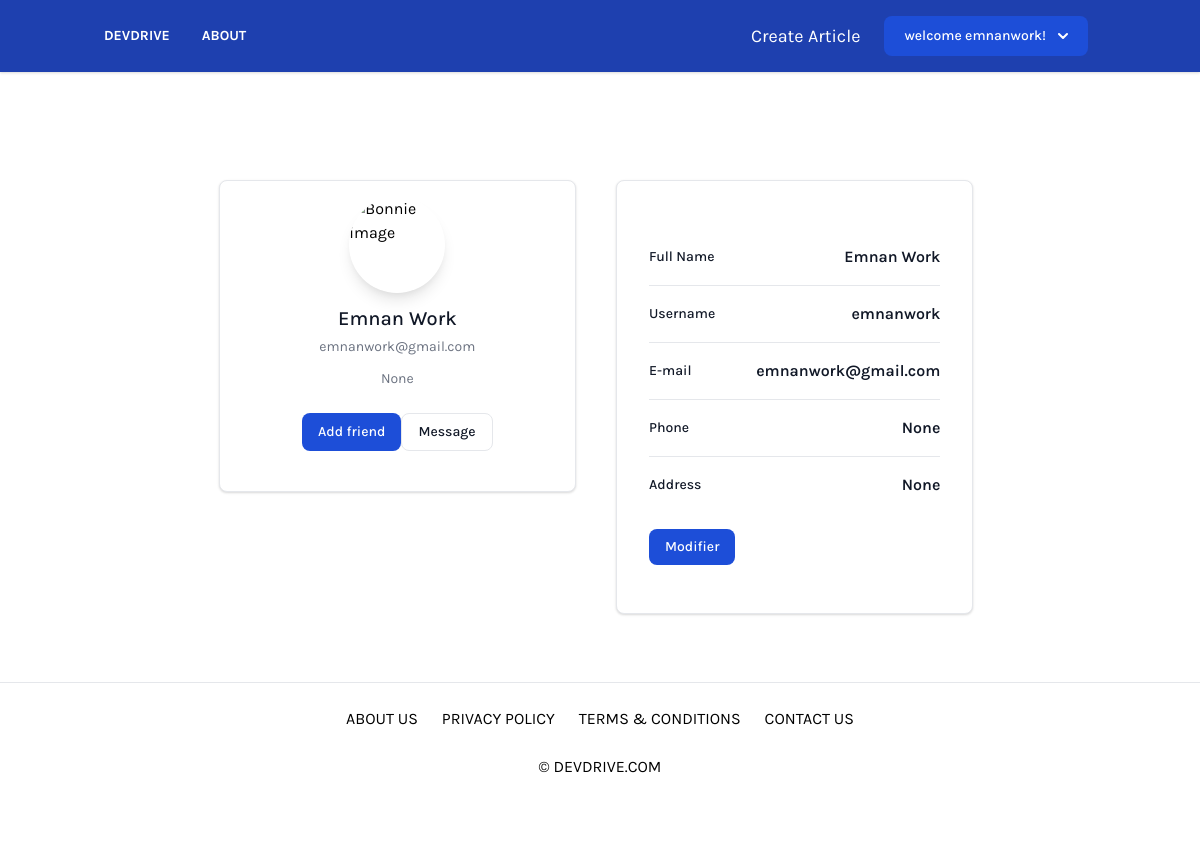
Before: /user/profile (signed in) with the older database file.
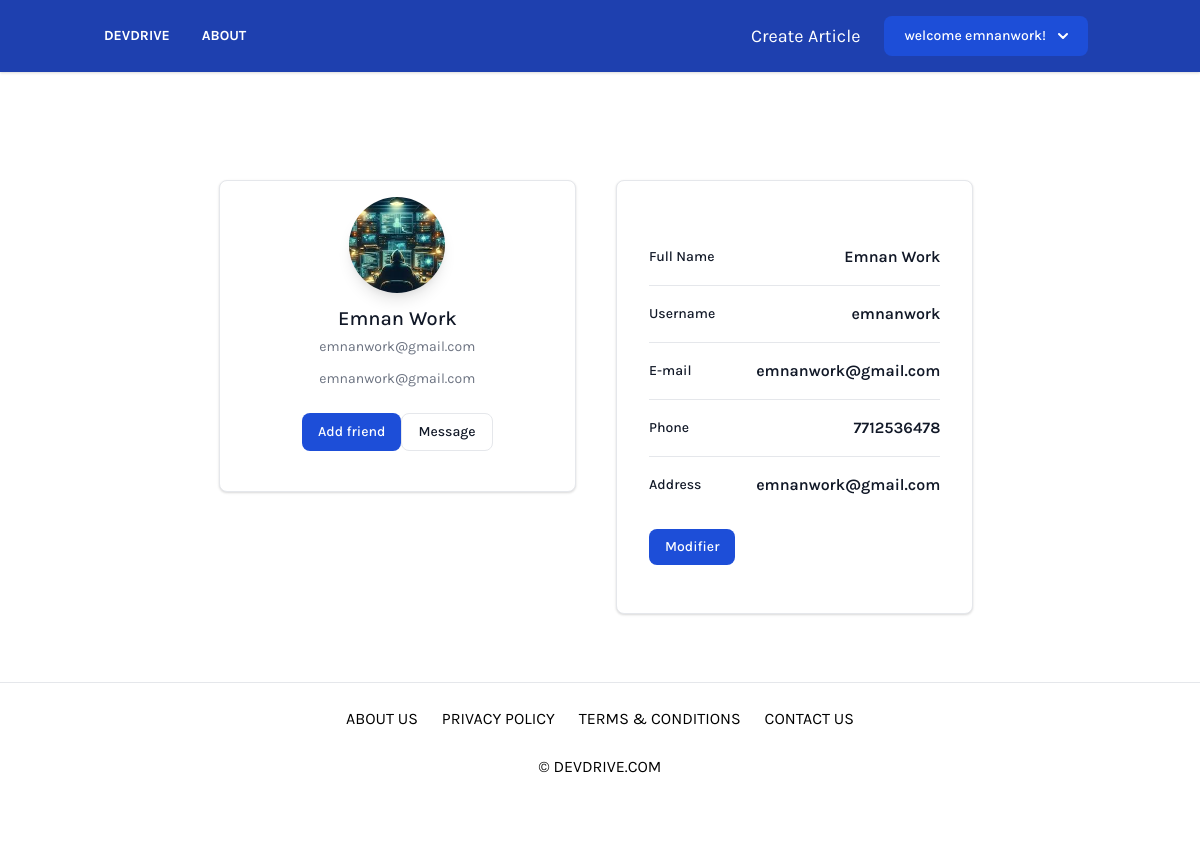
After: the same page with the newer database file.
### core/models.py (models this page shows, shortened)
class CustomUser(AbstractUser):
    email = models.EmailField(unique=True)
    profile_pic = models.ImageField(upload_to="p_img", blank=True, null=True)
    address = models.CharField(max_length=150, blank=True, null=True)
    phone = models.CharField(max_length=12, blank=True, null=True)
    role = models.CharField(max_length=120, blank=True, null=True)
    bio = models.TextField(blank=True, null=True)
    USERNAME_FIELD = "email"
    REQUIRED_FIELDS = ("username",)

### core/views.py (the view)
# urls.py: path("profile", views.profile, name="profile"),
@login_required(login_url="signin")
def profile(request):
    user = request.user
    blogs = Blog.objects.filter(user=user)
    context={"user": user, "blogs": blogs}
    return render(request, "core/profile.html", context)

### core/templates/core/profile.html (shortened to what the changed rows need)
{% extends "base.html" %}
{% block content %}
<div class="mt-5 py-8 mb-5">
    <div class="grid grid-cols-6 gap-4">
        <div class="col-start-2 col-span-4 ...">
            <div class="flex ">
                <div class="flex-1  px-2 py-2 m-2">
                    <div class="w-full max-w-sm bg-white border border-gray-200 rounded-lg shadow dark:bg-gray-800 dark:border-gray-700">
                        <div class="flex flex-col items-center pb-10 py-4">
                            {% if user.profile_pic %}
                            <img class="w-24 h-24 mb-3 rounded-full shadow-lg" src="{{user.profile_pic.url}}" alt="Bonnie image"/>
                            {% else %}
                                <img class="w-24 h-24 mb-3 rounded-full shadow-lg" src="https://bootdey.com/img/Content/avatar/avatar3.png" alt="Bonnie image"/>
                            {% endif %}
                            <h5 class="mb-1 text-xl font-medium text-gray-900 dark:text-white">{{user.first_name}} {{user.last_name}}</h5>
                            <span class="text-sm text-gray-500 dark:text-gray-400">{{user.email}} </span>
                            <div class="flex mt-2 md:mt-3 px-2 mx-2">
                                <span class="text-sm text-gray-500 dark:text-gray-400">{{user.bio |  linebreaks}}</span>
                            </div>
                            <div class="flex mt-4 md:mt-6 px-2 mx-2">
                                <a href="#" class="inline-flex items-center px-4 py-2 text-sm font-medium text-center text-white bg-blue-700 rounded-lg hover:bg-blue-800 focus:ring-4 focus:outline-none focus:ring-blue-300 dark:bg-blue-600 dark:hover:bg-blue-700 dark:focus:ring-blue-800">Add friend</a>
                                <a href="#" class="py-2 px-4 ms-2 text-sm font-medium text-gray-900 focus:outline-none bg-white rounded-lg border border-gray-200 hover:bg-gray-100 hover:text-blue-700 focus:z-10 focus:ring-4 focus:ring-gray-100 dark:focus:ring-gray-700 dark:bg-gray-800 dark:text-gray-400 dark:border-gray-600 dark:hover:text-white dark:hover:bg-gray-700">Message</a>
                            </div>
                        </div>
                    </div>
                </div>
                <div class="flex-1  px-4 py-2 m-2">
                    <div class="w-full max-w-md p-4 bg-white border border-gray-200 rounded-lg shadow sm:p-8 dark:bg-gray-800 dark:border-gray-700">
                        <div class="flow-root">
                                <ul role="list" class="divide-y divide-gray-200 dark:divide-gray-700">
                                    <li class="py-3 sm:py-4">
                                        <div class="flex items-center">
                                            <div class="flex-1 min-w-0 ms-4">
                                                <p class="text-sm font-medium text-gray-900 truncate dark:text-white">
                                                </p>
                                            </div>
                                            <div class="inline-flex items-center text-base font-semibold text-gray-900 dark:text-white">
                                                {{user.first_name}} {{user.last_name}}
                                            </div>
                                        </div>
                                    </li>
                                    <li class="py-3 sm:py-4">
                                        <div class="flex items-center ">
                                            <div class="flex-1 min-w-0 ms-4">
                                                <p class="text-sm font-medium text-gray-900 truncate dark:text-white">
                                                </p>
                                            </div>
                                            <div class="inline-flex items-center text-base font-semibold text-gray-900 dark:text-white">
                                                {{user.username}}
                                            </div>
                                        </div>
                                    </li>
                                    <li class="py-3 sm:py-4">
                                        <div class="flex items-center ">
                                            <div class="flex-1 min-w-0 ms-4">
                                                <p class="text-sm font-medium text-gray-900 truncate dark:text-white">
                                                </p>
                                            </div>
                                            <div class="inline-flex items-center text-base font-semibold text-gray-900 dark:text-white">
                                                {{user.email}}
                                            </div>
                                        </div>
                                    </li>
                                    <li class="py-3 sm:py-4">
                                        <div class="flex items-center ">
                                            <div class="flex-1 min-w-0 ms-4">
                                                <p class="text-sm font-medium text-gray-900 truncate dark:text-white">
                                                </p>
                                            </div>
                                            <div class="inline-flex items-center text-base font-semibold text-gray-900 dark:text-white">
                                                {{user.phone}}
                                            </div>
                                        </div>
                                    </li>
                                    <li class="py-3 sm:py-4">
                                        <div class="flex items-center ">
                                            <div class="flex-1 min-w-0 ms-4">
                                                <p class="text-sm font-medium text-gray-900 truncate dark:text-white">
                                                </p>
                                            </div>
                                            <div class="inline-flex items-center text-base font-semibold text-gray-900 dark:text-white">
                                                {{user.address}}
                                            </div>
                                        </div>
                                    </li>
                                </ul>
                        </div>
                    </div>
                </div>
            </div>
        </div>
    </div>
    </div>
{% endblock content %}

### templates/base.html (shortened to what this page needs)
{% load static %}
<!DOCTYPE html>
<html lang="en">
<head>
    <link href="{% static 'src/styles.css' %}" rel="stylesheet">
    <link href="https://cdnjs.cloudflare.com/ajax/libs/tailwindcss/2.2.19/tailwind.min.css" rel="stylesheet">
</head>
<body class="bg-white font-family-karla">
    <nav class="w-full py-4 bg-blue-800 shadow">
        <div class="w-full container mx-auto flex flex-wrap items-center justify-between">
            <nav>
                <ul class="flex items-center justify-between font-bold text-sm text-white uppercase no-underline">
                    <li><a class="hover:text-gray-200 hover:underline px-4" href="http://127.0.0.1:8000/">DEVDRIVE</a></li>
                    <li><a class="hover:text-gray-200 hover:underline px-4" href="">About</a></li>
                </ul>
            </nav>
            <div class="flex items-center text-lg no-underline text-white pr-6">
                {% if user.is_authenticated  %}
                    <a class="pl-6" href="{% url 'create-article'  %}">
                        Create Article
                    </a>
                    <a class="pl-6" href="#">
                        <button id="dropdownDefaultButton" data-dropdown-toggle="dropdown" class="text-white bg-blue-700 hover:bg-blue-800 focus:ring-4 focus:outline-none focus:ring-blue-300 font-medium rounded-lg text-sm px-5 py-2.5 text-center inline-flex items-center dark:bg-blue-600 dark:hover:bg-blue-700 dark:focus:ring-blue-800" type="button">welcome {{user.username}}! <svg class="w-2.5 h-2.5 ms-3" aria-hidden="true" xmlns="http://www.w3.org/2000/svg" fill="none" viewBox="0 0 10 6">
                        <path stroke="currentColor" stroke-linecap="round" stroke-linejoin="round" stroke-width="2" d="m1 1 4 4 4-4"/>
                        </svg>
                        </button>
                    </a>
                {% endif %}
            </div>
        </div>
    </nav>
    <div class="grid grid-cols-6 gap-4 py-5">
    </div>
     {% block content %}{% endblock content %}
    <footer class="w-full border-t bg-white pb-12">
        <div class="w-full container mx-auto flex flex-col items-center">
            <div class="flex flex-col md:flex-row text-center md:text-left md:justify-between py-6">
                <a href="#" class="uppercase px-3">About Us</a>
                <a href="#" class="uppercase px-3">Privacy Policy</a>
                <a href="#" class="uppercase px-3">Terms & Conditions</a>
                <a href="#" class="uppercase px-3">Contact Us</a>
            </div>
            <div class="uppercase pb-6">&copy; devdrive.com</div>
        </div>
    </footer>
</body>
</html>

Changed rows visible on the page:
changed CustomUser "Emnan": profile_pic: picture added; bio "None" → "emnanwork@gmail.com"; phone "None" → "7712536478"; address "None" → "emnanwork@gmail.com"
